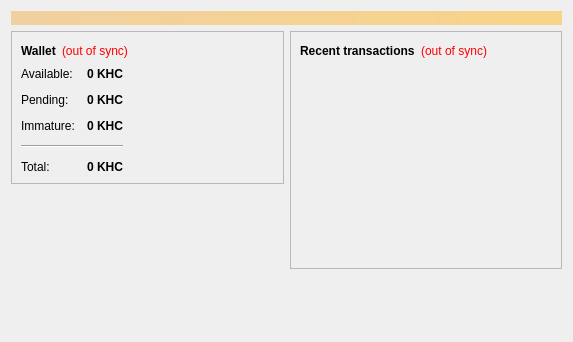
<?xml version="1.0" encoding="UTF-8"?>
<ui version="4.0">
 <class>OverviewPage</class>
 <widget class="QWidget" name="OverviewPage">
  <property name="geometry">
   <rect>
    <x>0</x>
    <y>0</y>
    <width>573</width>
    <height>342</height>
   </rect>
  </property>
  <property name="windowTitle">
   <string>Form</string>
  </property>
  <layout class="QVBoxLayout" name="topLayout">
   <item>
    <widget class="QLabel" name="labelAlerts">
     <property name="visible">
      <bool>false</bool>
     </property>
     <property name="styleSheet">
      <string notr="true">background-color: qlineargradient(x1: 0, y1: 0, x2: 1, y2: 0, stop:0 #F0D0A0, stop:1 #F8D488); color:#000000;</string>
     </property>
     <property name="wordWrap">
      <bool>true</bool>
     </property>
     <property name="margin">
      <number>3</number>
     </property>
    </widget>
   </item>
   <item>
    <layout class="QHBoxLayout" name="horizontalLayout" stretch="1,1">
     <item>
      <layout class="QVBoxLayout" name="verticalLayout_2">
       <item>
        <widget class="QFrame" name="frame">
         <property name="frameShape">
          <enum>QFrame::StyledPanel</enum>
         </property>
         <property name="frameShadow">
          <enum>QFrame::Raised</enum>
         </property>
         <layout class="QVBoxLayout" name="verticalLayout_4">
          <item>
           <layout class="QHBoxLayout" name="horizontalLayout_4">
            <item>
             <widget class="QLabel" name="label_5">
              <property name="font">
               <font>
                <weight>75</weight>
                <bold>true</bold>
               </font>
              </property>
              <property name="text">
               <string>Wallet</string>
              </property>
             </widget>
            </item>
            <item>
             <widget class="QLabel" name="labelWalletStatus">
              <property name="toolTip">
               <string>The displayed information may be out of date. Your wallet automatically synchronizes with the Kryptohash network after a connection is established, but this process has not completed yet.</string>
              </property>
              <property name="styleSheet">
               <string notr="true">QLabel { color: red; }</string>
              </property>
              <property name="text">
               <string notr="true">(out of sync)</string>
              </property>
              <property name="alignment">
               <set>Qt::AlignLeading|Qt::AlignLeft|Qt::AlignVCenter</set>
              </property>
             </widget>
            </item>
            <item>
             <spacer name="horizontalSpacer_2">
              <property name="orientation">
               <enum>Qt::Horizontal</enum>
              </property>
              <property name="sizeHint" stdset="0">
               <size>
                <width>40</width>
                <height>20</height>
               </size>
              </property>
             </spacer>
            </item>
           </layout>
          </item>
          <item>
           <layout class="QHBoxLayout" name="horizontalLayout_3">
            <item>
             <layout class="QFormLayout" name="formLayout_2">
              <property name="fieldGrowthPolicy">
               <enum>QFormLayout::AllNonFixedFieldsGrow</enum>
              </property>
              <property name="horizontalSpacing">
               <number>12</number>
              </property>
              <property name="verticalSpacing">
               <number>12</number>
              </property>
              <item row="0" column="0">
               <widget class="QLabel" name="label">
                <property name="text">
                 <string>Available:</string>
                </property>
               </widget>
              </item>
              <item row="0" column="1">
               <widget class="QLabel" name="labelBalance">
                <property name="font">
                 <font>
                  <weight>75</weight>
                  <bold>true</bold>
                 </font>
                </property>
                <property name="cursor">
                 <cursorShape>IBeamCursor</cursorShape>
                </property>
                <property name="toolTip">
                 <string>Your current spendable balance</string>
                </property>
                <property name="text">
                 <string notr="true">0 KHC</string>
                </property>
                <property name="alignment">
                 <set>Qt::AlignRight|Qt::AlignTrailing|Qt::AlignVCenter</set>
                </property>
                <property name="textInteractionFlags">
                 <set>Qt::LinksAccessibleByMouse|Qt::TextSelectableByKeyboard|Qt::TextSelectableByMouse</set>
                </property>
               </widget>
              </item>
              <item row="1" column="0">
               <widget class="QLabel" name="label_3">
                <property name="text">
                 <string>Pending:</string>
                </property>
               </widget>
              </item>
              <item row="1" column="1">
               <widget class="QLabel" name="labelUnconfirmed">
                <property name="font">
                 <font>
                  <weight>75</weight>
                  <bold>true</bold>
                 </font>
                </property>
                <property name="cursor">
                 <cursorShape>IBeamCursor</cursorShape>
                </property>
                <property name="toolTip">
                 <string>Total of transactions that have yet to be confirmed, and do not yet count toward the spendable balance</string>
                </property>
                <property name="text">
                 <string notr="true">0 KHC</string>
                </property>
                <property name="alignment">
                 <set>Qt::AlignRight|Qt::AlignTrailing|Qt::AlignVCenter</set>
                </property>
                <property name="textInteractionFlags">
                 <set>Qt::LinksAccessibleByMouse|Qt::TextSelectableByKeyboard|Qt::TextSelectableByMouse</set>
                </property>
               </widget>
              </item>
              <item row="2" column="0">
               <widget class="QLabel" name="labelImmatureText">
                <property name="text">
                 <string>Immature:</string>
                </property>
               </widget>
              </item>
              <item row="2" column="1">
               <widget class="QLabel" name="labelImmature">
                <property name="font">
                 <font>
                  <weight>75</weight>
                  <bold>true</bold>
                 </font>
                </property>
                <property name="toolTip">
                 <string>Mined balance that has not yet matured</string>
                </property>
                <property name="text">
                 <string notr="true">0 KHC</string>
                </property>
                <property name="alignment">
                 <set>Qt::AlignRight|Qt::AlignTrailing|Qt::AlignVCenter</set>
                </property>
                <property name="textInteractionFlags">
                 <set>Qt::LinksAccessibleByMouse|Qt::TextSelectableByKeyboard|Qt::TextSelectableByMouse</set>
                </property>
               </widget>
              </item>
              <item row="4" column="0">
               <widget class="QLabel" name="labelTotalText">
                <property name="text">
                 <string>Total:</string>
                </property>
               </widget>
              </item>
              <item row="4" column="1">
               <widget class="QLabel" name="labelTotal">
                <property name="font">
                 <font>
                  <weight>75</weight>
                  <bold>true</bold>
                 </font>
                </property>
                <property name="cursor">
                 <cursorShape>IBeamCursor</cursorShape>
                </property>
                <property name="toolTip">
                 <string>Your current total balance</string>
                </property>
                <property name="text">
                 <string notr="true">0 KHC</string>
                </property>
                <property name="alignment">
                 <set>Qt::AlignRight|Qt::AlignTrailing|Qt::AlignVCenter</set>
                </property>
                <property name="textInteractionFlags">
                 <set>Qt::LinksAccessibleByMouse|Qt::TextSelectableByKeyboard|Qt::TextSelectableByMouse</set>
                </property>
               </widget>
              </item>
              <item row="3" column="0" colspan="2">
               <widget class="Line" name="line">
                <property name="orientation">
                 <enum>Qt::Horizontal</enum>
                </property>
               </widget>
              </item>
             </layout>
            </item>
            <item>
             <spacer name="horizontalSpacer_3">
              <property name="orientation">
               <enum>Qt::Horizontal</enum>
              </property>
              <property name="sizeHint" stdset="0">
               <size>
                <width>40</width>
                <height>20</height>
               </size>
              </property>
             </spacer>
            </item>
           </layout>
          </item>
         </layout>
        </widget>
       </item>
       <item>
        <spacer name="verticalSpacer">
         <property name="orientation">
          <enum>Qt::Vertical</enum>
         </property>
         <property name="sizeHint" stdset="0">
          <size>
           <width>20</width>
           <height>40</height>
          </size>
         </property>
        </spacer>
       </item>
      </layout>
     </item>
     <item>
      <layout class="QVBoxLayout" name="verticalLayout_3">
       <item>
        <widget class="QFrame" name="frame_2">
         <property name="frameShape">
          <enum>QFrame::StyledPanel</enum>
         </property>
         <property name="frameShadow">
          <enum>QFrame::Raised</enum>
         </property>
         <layout class="QVBoxLayout" name="verticalLayout">
          <item>
           <layout class="QHBoxLayout" name="horizontalLayout_2">
            <item>
             <widget class="QLabel" name="label_4">
              <property name="text">
               <string>&lt;b&gt;Recent transactions&lt;/b&gt;</string>
              </property>
             </widget>
            </item>
            <item>
             <widget class="QLabel" name="labelTransactionsStatus">
              <property name="toolTip">
               <string>The displayed information may be out of date. Your wallet automatically synchronizes with the Kryptohash network after a connection is established, but this process has not completed yet.</string>
              </property>
              <property name="styleSheet">
               <string notr="true">QLabel { color: red; }</string>
              </property>
              <property name="text">
               <string notr="true">(out of sync)</string>
              </property>
              <property name="alignment">
               <set>Qt::AlignRight|Qt::AlignTrailing|Qt::AlignVCenter</set>
              </property>
             </widget>
            </item>
            <item>
             <spacer name="horizontalSpacer">
              <property name="orientation">
               <enum>Qt::Horizontal</enum>
              </property>
              <property name="sizeHint" stdset="0">
               <size>
                <width>40</width>
                <height>20</height>
               </size>
              </property>
             </spacer>
            </item>
           </layout>
          </item>
          <item>
           <widget class="QListView" name="listTransactions">
            <property name="styleSheet">
             <string notr="true">QListView { background: transparent; }</string>
            </property>
            <property name="frameShape">
             <enum>QFrame::NoFrame</enum>
            </property>
            <property name="verticalScrollBarPolicy">
             <enum>Qt::ScrollBarAlwaysOff</enum>
            </property>
            <property name="horizontalScrollBarPolicy">
             <enum>Qt::ScrollBarAlwaysOff</enum>
            </property>
            <property name="selectionMode">
             <enum>QAbstractItemView::NoSelection</enum>
            </property>
           </widget>
          </item>
         </layout>
        </widget>
       </item>
       <item>
        <spacer name="verticalSpacer_2">
         <property name="orientation">
          <enum>Qt::Vertical</enum>
         </property>
         <property name="sizeHint" stdset="0">
          <size>
           <width>20</width>
           <height>40</height>
          </size>
         </property>
        </spacer>
       </item>
      </layout>
     </item>
    </layout>
   </item>
  </layout>
 </widget>
 <resources/>
 <connections/>
</ui>
